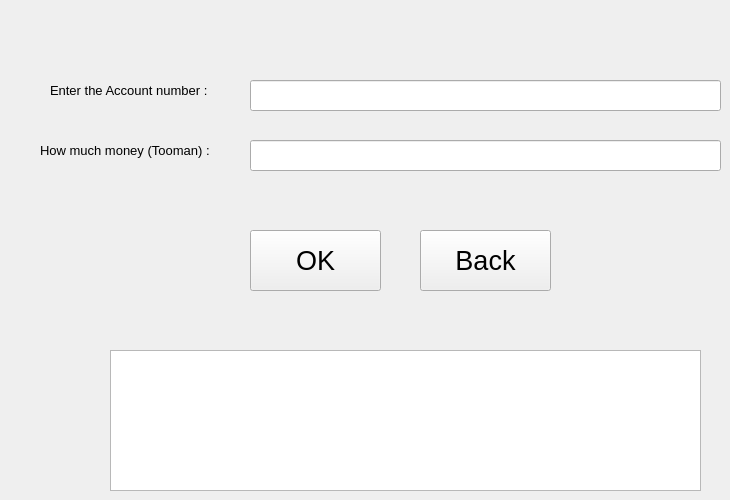
    <widget class="QWidget" name="page_4">
     <widget class="QLineEdit" name="pg4_lineedit_acc_num">
      <property name="geometry">
       <rect>
        <x>250</x>
        <y>80</y>
        <width>471</width>
        <height>31</height>
       </rect>
      </property>
      <property name="font">
       <font>
        <pointsize>10</pointsize>
       </font>
      </property>
     </widget>
     <widget class="QTextBrowser" name="pg4_textBrowser">
      <property name="geometry">
       <rect>
        <x>110</x>
        <y>350</y>
        <width>591</width>
        <height>141</height>
       </rect>
      </property>
      <property name="font">
       <font>
        <pointsize>15</pointsize>
       </font>
      </property>
      <property name="cursor" stdset="0">
       <cursorShape>ForbiddenCursor</cursorShape>
      </property>
      <property name="toolTip">
       <string>&lt;html&gt;&lt;head/&gt;&lt;body&gt;&lt;p align=&quot;center&quot;&gt;&lt;span style=&quot; font-size:12pt;&quot;&gt;the result will be shown here&lt;/span&gt;&lt;/p&gt;&lt;/body&gt;&lt;/html&gt;</string>
      </property>
     </widget>
     <widget class="QLabel" name="pg4_enter_acc_num">
      <property name="geometry">
       <rect>
        <x>50</x>
        <y>70</y>
        <width>201</width>
        <height>41</height>
       </rect>
      </property>
      <property name="font">
       <font>
        <pointsize>10</pointsize>
       </font>
      </property>
      <property name="text">
       <string>Enter the Account number :</string>
      </property>
     </widget>
     <widget class="QLabel" name="pg4_enter_money">
      <property name="geometry">
       <rect>
        <x>40</x>
        <y>130</y>
        <width>211</width>
        <height>41</height>
       </rect>
      </property>
      <property name="font">
       <font>
        <pointsize>10</pointsize>
       </font>
      </property>
      <property name="text">
       <string>How much money (Tooman) :</string>
      </property>
     </widget>
     <widget class="QLineEdit" name="pg4_lineedit_money">
      <property name="geometry">
       <rect>
        <x>250</x>
        <y>140</y>
        <width>471</width>
        <height>31</height>
       </rect>
      </property>
      <property name="font">
       <font>
        <pointsize>10</pointsize>
       </font>
      </property>
      <property name="toolTip">
       <string>&lt;html&gt;&lt;head/&gt;&lt;body&gt;&lt;p align=&quot;center&quot;&gt;&lt;span style=&quot; font-size:12pt;&quot;&gt;amount of money you want to add&lt;/span&gt;&lt;/p&gt;&lt;/body&gt;&lt;/html&gt;</string>
      </property>
     </widget>
     <widget class="QPushButton" name="pg4_pushbutton_ok">
      <property name="geometry">
       <rect>
        <x>250</x>
        <y>230</y>
        <width>131</width>
        <height>61</height>
       </rect>
      </property>
      <property name="font">
       <font>
        <pointsize>20</pointsize>
       </font>
      </property>
      <property name="cursor">
       <cursorShape>PointingHandCursor</cursorShape>
      </property>
      <property name="text">
       <string>OK</string>
      </property>
     </widget>
     <widget class="QPushButton" name="pg4_pushbutton_back">
      <property name="geometry">
       <rect>
        <x>420</x>
        <y>230</y>
        <width>131</width>
        <height>61</height>
       </rect>
      </property>
      <property name="font">
       <font>
        <pointsize>20</pointsize>
       </font>
      </property>
      <property name="cursor">
       <cursorShape>PointingHandCursor</cursorShape>
      </property>
      <property name="text">
       <string>Back</string>
      </property>
     </widget>
    </widget>
